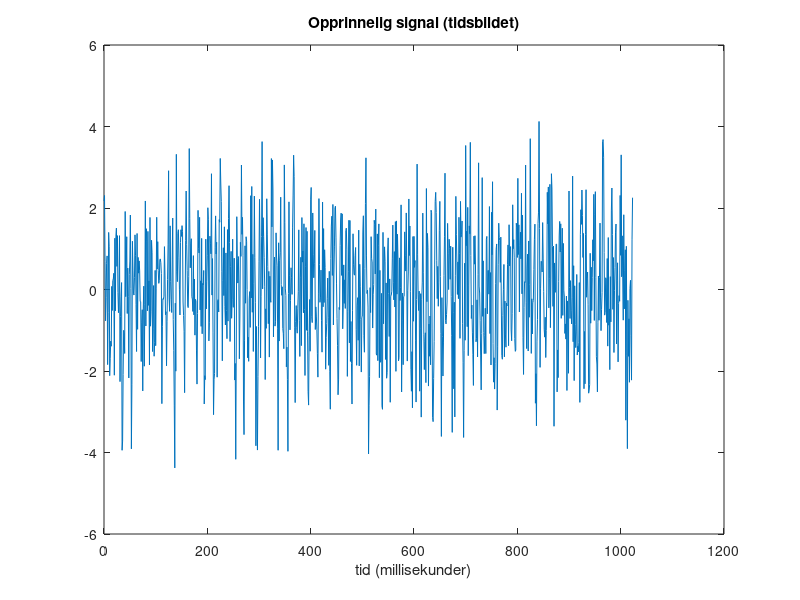
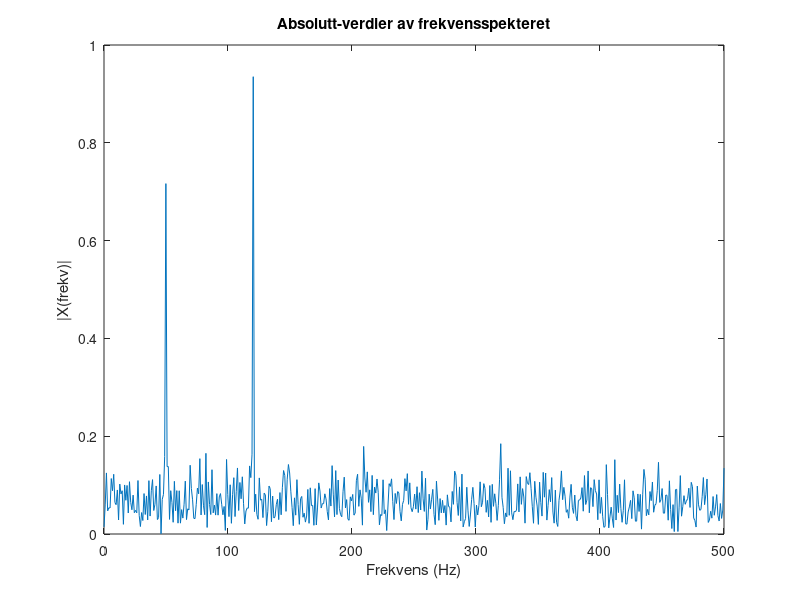

Source code (MATLAB) for these figures, in order:
close all
% Enkelt eksempelprogram for å vise hvordan fouriertransformasjon
% kan gjennomføres i praksis i Matlab. Eksemplet er en modifikasjon
% av et eksempelprogram på hjelpesidene i Matlab.
Fs = 1000;              % Samplingsfrekvens
delta_t = 1/Fs;         % Tid mellom hver sampling
N = 1024;               % Antall samplinger
t = (0:N-1)*delta_t;    % Tidsvektor
% Lager her et kunstig signal som en sum av et 50 Hz sinussignal
% og en 120 Hz cosinus, pluss legger til et random signal:
x = 0.7*sin(2*pi*50*t) + cos(2*pi*120*t);
x = x + 1.2*randn(size(t));
plot(Fs*t,x)            % Plotting av signalet i tidsbilet
title('Opprinnelig signal (tidsbildet)')
xlabel('tid (millisekunder)')
X = fft(x,N)/N; 

% Fouriertransformasjon
frekv = (Fs/2)*linspace(0,1,N/2); % Frekvensvektor (for plot)

% Plotter bare lengden på frekvenskomponentene i frekvensspekteret.
% Velger å bare ta med frekvenser opp til halve samplingsfrekvensen.
figure;                     % Hindrer overskriving av forrige figur
plot(frekv,2*abs(X(1:N/2))) % Plotter halvparten av fourierspekteret
title('Absolutt-verdier av frekvensspekteret')
xlabel('Frekvens (Hz)')
ylabel('|X(frekv)|')